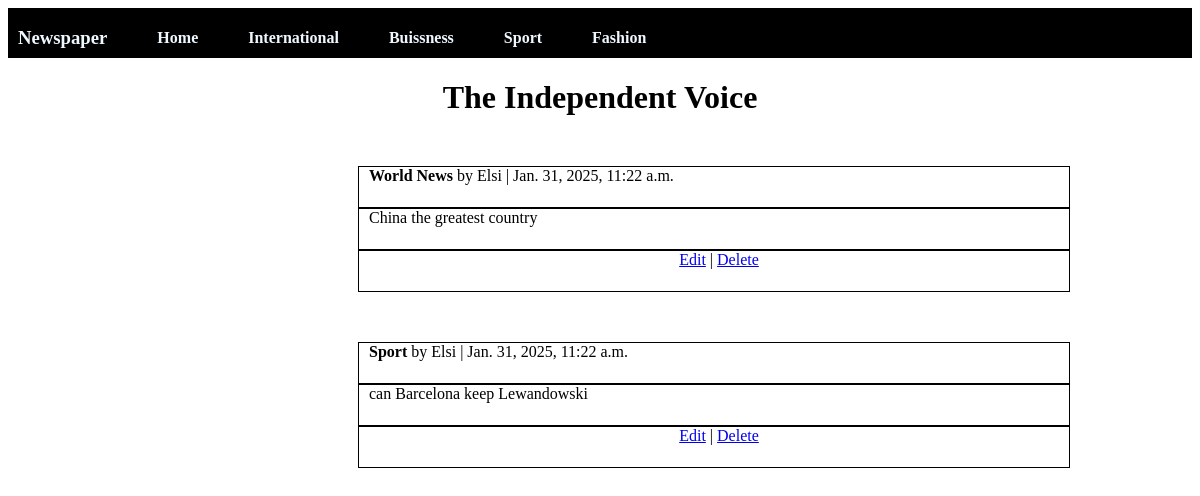
The app's page /, older data.
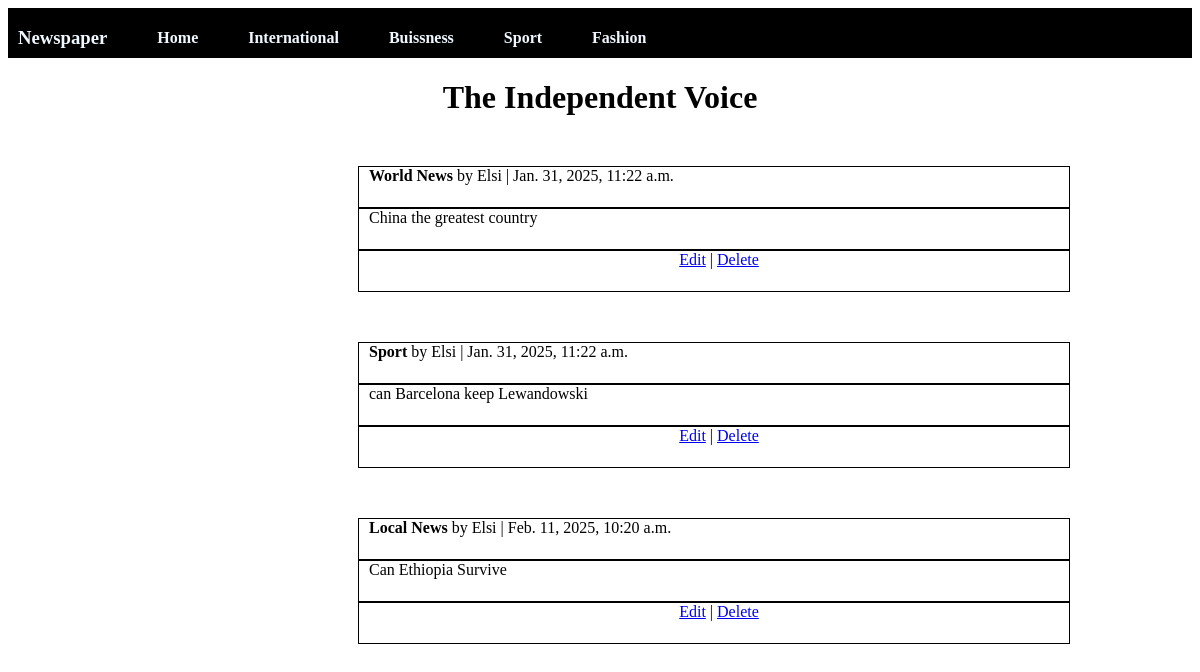
The same page, newer data.
### articles/models.py (models this page shows, shortened)
class Article(models.Model):
    title = models.CharField(max_length=150)
    body = models.TextField()
    date = models.DateTimeField(auto_now_add=True)
    author = models.ForeignKey(
        get_user_model(),
        on_delete= models.CASCADE
    )

### articles/views.py (the view)
# urls.py: path("", ArticleListView.as_view(), name="list")
class ArticleListView(ListView):
    model = Article
    template_name = "articles/list.html"

### articles/templates/articles/list.html (shortened to what this page needs)
{% extends 'articles/home.html' %}
{% load static %}
{% block body %}
{% for article in object_list %}
<div class="all">
    <div class="clas">
    <span class="elsi">{{article.title}}</span>
    <span>by {{article.author}} | {{article.date}}</span>
</div>
<div class="body">
    {{article.body}}
</div>
<div class="a">
    <a href="{% url 'edit' article.pk %}">Edit</a> |
    <a href="#">Delete</a>
</div>
</div>
{% endfor %}
{% endblock %}

### articles/templates/articles/home.html (shortened to what this page needs)
<!DOCTYPE html>
<html>
    <head>
        {% load static %}
        <link href="{% static 'articles/home.css' %}" rel="stylesheet">
    </head>
    <body>
        <div class="news">
            <h3>Newspaper</h3>
            <h4>Home</h4>
            <h4>International</h4>
            <h4>Buissness</h4>
            <h4>Sport</h4>
            <h4>Fashion</h4>
        </div>
        <div class="head">
            <h1>The Independent Voice</h1>
        </div>
        {% block body %}
        {% endblock %}
    </body>
</html>

### articles/static/articles/home.css (style rules this page uses)
.news { display: flex; gap: 50px; background-color: black; color: aliceblue; padding-left: 10px; height: 50px; }
.head { text-align: center; }
.all { padding-left: 300px; margin: 50px; }
.elsi { font-weight: bold; }
.clas { border: 1px solid black; width: 700px; height: 40px; padding-left: 10px; }
.body { border: 1px solid black; width: 700px; height: 40px; padding-left: 10px; }
.a { text-align: center; border: 1px solid black; width: 700px; height: 40px; padding-left: 10px; }

Row changes from the older to the newer data that the page shows:
added Article: title "Local News", author "Elsi", date "Feb. 11, 2025, 10:20 a.m.", body "Can Ethiopia Survive"
